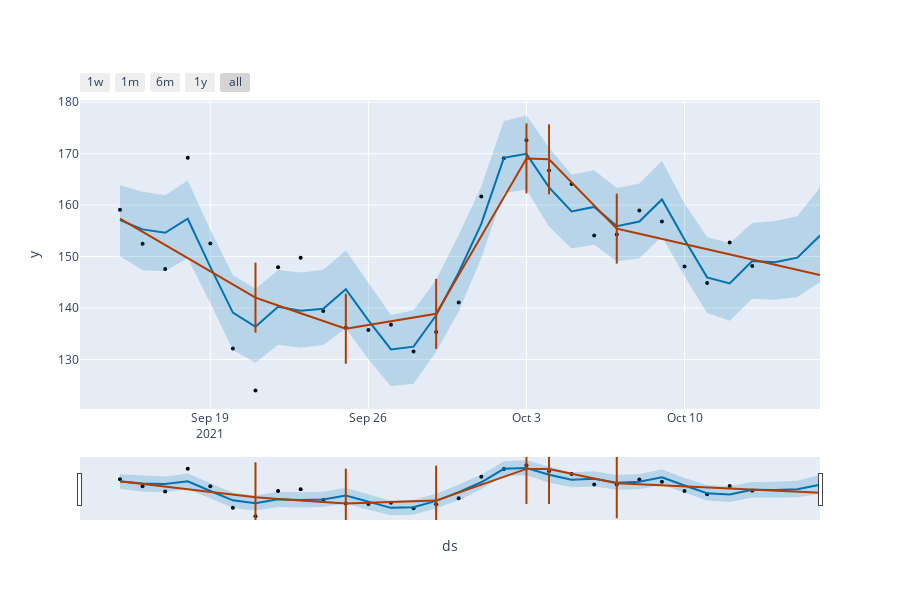

The code cell stored with this chart in its notebook:
### Code cell
from prophet.plot import plot_plotly, plot_components_plotly

plot_plotly(m, forecast,changepoints = True,trend = True)
